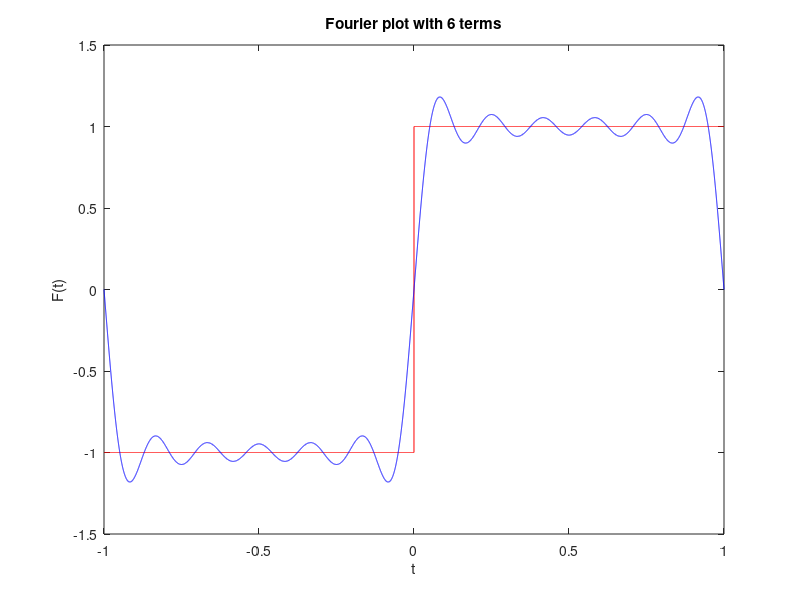

Write the MATLAB code that produced this figure. (Note: this script raises an error after producing the figure.)
% Harry Choi 32464223
% 23-Apr-2021
% Lab 6 Task 4 Step B
close all; clc; clear

% Step A
T = 1;
domT = -T:0.0001:T;
f = @(t) 1.*(0<=t & t<=T) + -1.*(-T<=t & t<0);
plot(domT,f(domT),'-r')

% Step B
kMax = input('Maximum k value:');
domT = -1:0.0001:1;

k = 0:kMax;
F = @(t) 4/pi * (2*k+1).^-1 * sin( (2*k+1)'*pi*t/T );

hold on
plot(domT,F(domT),'-b')
title(sprintf('Fourier plot with %.0f terms',kMax+1))
xlabel('t')
ylabel('F(t)')
legend('f(t) square wave','F(t) Fourier plot','Location','north west')